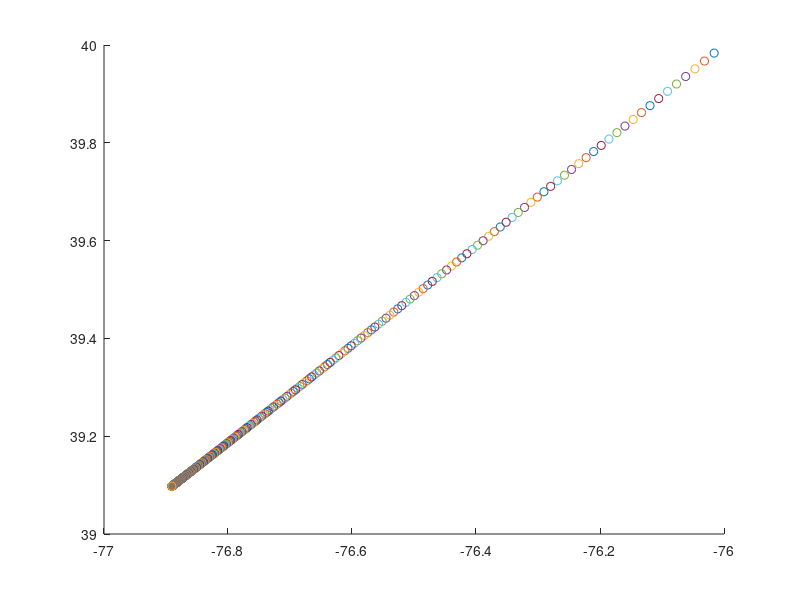
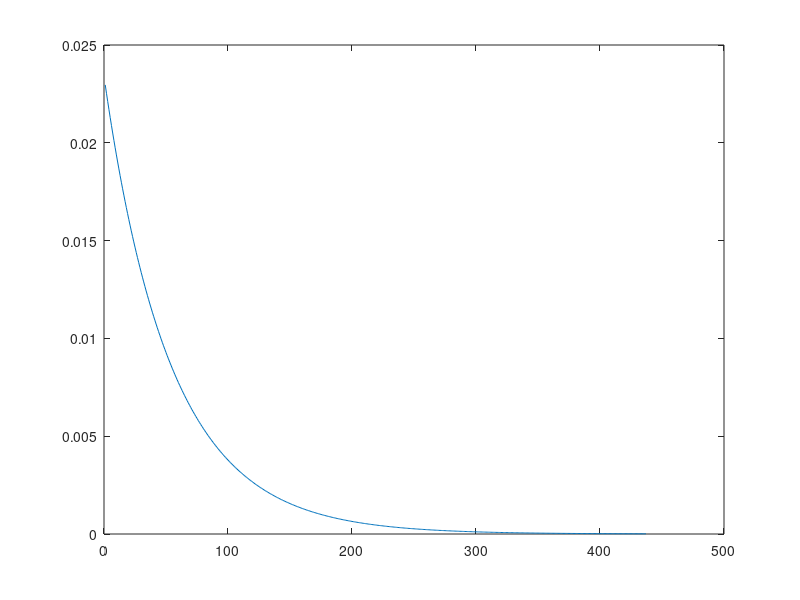

Write MATLAB code to recreate these figures, in order.
%% User defined inputs
% Initial inputs to satelite locations
Ameas1 = 118.4; % Azimuth in degrees
phis1 = -27.5; % Satallite longitude in degrees

Ameas2 = 231.2; % Azimuth in degrees
phis2 = -115; % Satallite longitude in degrees

% Initial guess for location on Earth
thetae0 = 40; % Person's latitude
phie0 = -76;   % Person's longitude

%% Algorithm starts here
% Iterative input
X = [thetae0; phie0];
DeltaX = [Inf; Inf];

%% Iterative portion starts here
loop = 0;
dx_arr = ones(1000, 1);
figure; hold on;
while (norm(DeltaX) > 1e-5 && ~isnan(norm(DeltaX)))

    % Equations for our two circles are:
    F1 = sind(phis1-X(2)) / (-sind(X(1))*cosd(phis1-X(2))) - tand(Ameas1);
    F2 = sind(phis2-X(2)) / (-sind(X(1))*cosd(phis2-X(2))) - tand(Ameas2);
    F = [F1; F2];

    % Jacobian, J, for F(x0,y0) is:
    j11 = cotd(X(1)) * cscd(X(1)) * tand(phis1-X(2));
    j12 = cscd(X(1)) * secd(phis1-X(2))^2;
    j21 = cotd(X(1)) * cscd(X(1)) * tand(phis2-X(2));
    j22 = cscd(X(1)) * secd(phis2-X(2))^2;
    J = [j11, j12; j21, j22];

    % Newton's equation for a vector is defined as:
    % J*(x2 - x1) = -F
    % Or Delta X = inv(J)*-F

    disp('==================');
    loop = loop+1
    % Calculate Delta X
    DeltaX = J\-F % Equivalent to inv(J)*-F;

    % Calculate new X to feed into next iteration
    X = X + DeltaX

    scatter(X(2),X(1));
    %drawnow;

    dx_arr(loop) = norm(DeltaX);
    disp('==================');
end
figure;
plot(dx_arr(1:loop));